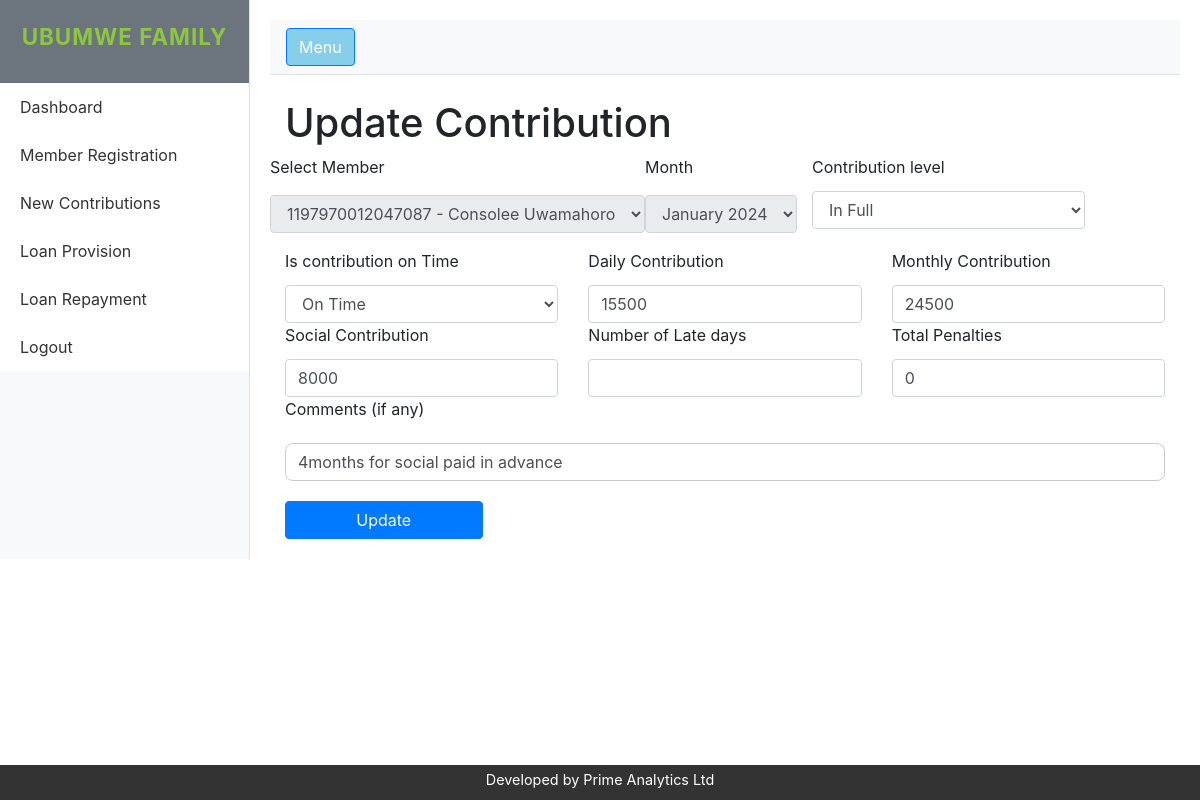
The page /edit_contribution/10 (signed in) on the database its author committed.
### savings_group/models.py (models this page shows)
class Contribution(db.Model):
    id = db.Column(db.Integer, primary_key=True)
    member_id = db.Column(db.String(16), db.ForeignKey('member.id'), nullable=False)
    month = db.Column(db.String(7), nullable=False)  # Format: YYYY-MM
    contrib_type = db.Column(db.String(7), nullable=False) #Either In full and In part
    contrib_time = db.Column(db.String(7), nullable=False)  # Either In full and In part
    daily_contr_amount = db.Column(db.Float, nullable=False) #Daily Contribution
    monthly_contr_amount = db.Column(db.Float, nullable=False) #Monthly Contribution
    social_contr_amount = db.Column(db.Float, nullable=False) #Social Contribution
    date_of_record_reg = db.Column(db.DateTime, default=lambda: datetime.now(gmt_plus_2).replace(microsecond=0), nullable=False)
    late_days = db.Column(db.Integer, nullable=True) #Number of Days the contribution has been late
    penalty_amount = db.Column(db.Float, nullable=True)  # Total penalties paid
    total_paid = db.Column(db.Float, nullable=True)  # Total amount paid (contributions + penalties)
    comment = db.Column(db.String(400), nullable=True) # Any comment the user want to put in
    member = db.relationship('Member', backref=db.backref('contributions', lazy=True))

### savings_group/app.py (the view, shortened to what this page needs)
@app.route('/edit_contribution/<int:contribution_id>', methods=['GET', 'POST'])
@login_required
def edit_contribution(contribution_id):
    contribution = Contribution.query.get_or_404(contribution_id)
    form = ContributionForm()
    form.member.choices = [(str(contribution.member_id), f"{contribution.member_id} - {contribution.member.first_name} {contribution.member.last_name}")]
    try:
        year, month_num = map(int, contribution.month.split('-'))
        label = datetime(year, month_num, 1).strftime("%B %Y")
    except Exception:
        label = contribution.month
    form.month.choices = [(contribution.month, label)]
    form.contrib_type.choices = [
        ('In Full', 'In Full'),
        ('Partial', 'Partial')
    ]
    form.contrib_time.choices = [
        ('On Time', 'On Time'),
        ('Late', 'Late')
    ]
    if request.method == 'GET':
        form.process(obj=contribution)
    return render_template('edit_contribution.html', form=form, contribution=contribution)

### savings_group/forms.py
class ContributionForm(FlaskForm):
    member = SelectField('Select Member', coerce=str, validators=[DataRequired()])
    month = SelectField(
        'Month',
        validators=[DataRequired(), Regexp(r'^\d{4}-\d{2}$', message="Invalid month format (YYYY-MM)")]
    )
    contrib_type =SelectField('Contribution level', validators=[DataRequired()])
    contrib_time =SelectField('Is contribution on Time', validators=[DataRequired()])
    daily_contr_amount = IntegerField('Daily Contribution', validators=[DataRequired()])
    monthly_contr_amount = IntegerField('Monthly Contribution', validators=[DataRequired()])
    social_contr_amount = IntegerField('Social Contribution', validators=[DataRequired()])
    late_days = IntegerField('Number of Late days', validators=[Optional(), NumberRange(min=0, max=100)])
    penalty_amount = IntegerField('Total Penalties', validators=[Optional()])
    comment = StringField('Comments (if any)', validators=[Optional()])
    submit = SubmitField('Save Contribution')

### savings_group/app.py (called while the page is built)
def login_required(f):
    @wraps(f)
    def decorated_function(*args, **kwargs):
        if 'user_id' not in session:
            return redirect(url_for('login'))
        return f(*args, **kwargs)
    return decorated_function

### savings_group/templates/edit_contribution.html (shortened to what this page needs)
{% extends "custom_layout.html" %}
{% block content %}
<h1>Update Contribution</h1>
<form method="POST" action="" class="row g-3">
    <div class="form-group">
        <label for="member">{{ form.member.label }}</label>
        {{ form.member(class="form-control", id="member", disabled=True) }}
    </div>
    <div class="form-group">
        <label for="month">{{ form.month.label }}</label>
        {{ form.month(class="form-control", id="month", disabled=True) }}
    </div>
    <div class="col-md-4">
        <label for="contrib_type" class="form-label">{{ form.contrib_type.label }}</label>
        {{ form.contrib_type(class="form-control", id="contrib_type") }}
    </div>
    <div class="col-md-4">
        <label for="contrib_time" class="form-label">{{ form.contrib_time.label }}</label>
        {{ form.contrib_time(class="form-control", id="contrib_time") }}
    </div>
    <div class="col-md-4">
        <label for="daily_contr_amount" class="form-label">{{ form.daily_contr_amount.label }}</label>
        {{ form.daily_contr_amount(class="form-control", id="daily_contr_amount") }}
    </div>
    <div class="col-md-4">
        <label for="monthly_contr_amount" class="form-label">{{ form.monthly_contr_amount.label }}</label>
        {{ form.monthly_contr_amount(class="form-control", id="monthly_contr_amount") }}
    </div>
    <div class="col-md-4">
        <label for="social_contr_amount" class="form-label">{{ form.social_contr_amount.label }}</label>
        {{ form.social_contr_amount(class="form-control", id="social_contr_amount") }}
    </div>
    <div class="col-md-4">
        <label for="late_days" class="form-label">{{ form.late_days.label }}</label>
        {{ form.late_days(class="form-control", id="late_days") }}
    </div>
    <div class="col-md-4">
        <label for="penalty_amount" class="form-label">{{ form.penalty_amount.label }}</label>
        {{ form.penalty_amount(class="form-control", id="penalty_amount") }}
    </div>
    <div class="col-md-12">
        <label for="comment" class="form-label">{{ form.comment.label }}</label>
        {{ form.comment(class="form-control", id="comment") }}
    </div>
    <div class="col-md-3 d-flex align-items-end">
        {{ form.submit(class="btn btn-primary w-100", value="Update") }}
    </div>
</form>
{% endblock %}

### savings_group/static/css/style.css (style rules this page uses)
html, body { height: 100%; }
body { font-family: Arial, sans-serif; }
input[type="text"], input[type="password"] { width: 100%; padding: 12px; margin: 10px 0 20px 0; border: 1px solid #ccc; border-radius: 8px; box-sizing: border-box; }
.form-label { margin-bottom: 0.25rem !important; }

### rows shown on the page
Contribution: member "1197970012047087 - Consolee Uwamahoro", month "January 2024", contrib_type "In Full", contrib_time "On Time", daily_contr_amount "15500", monthly_contr_amount "24500", social_contr_amount "8000", penalty_amount "0", comment "4months for social paid in advance"
